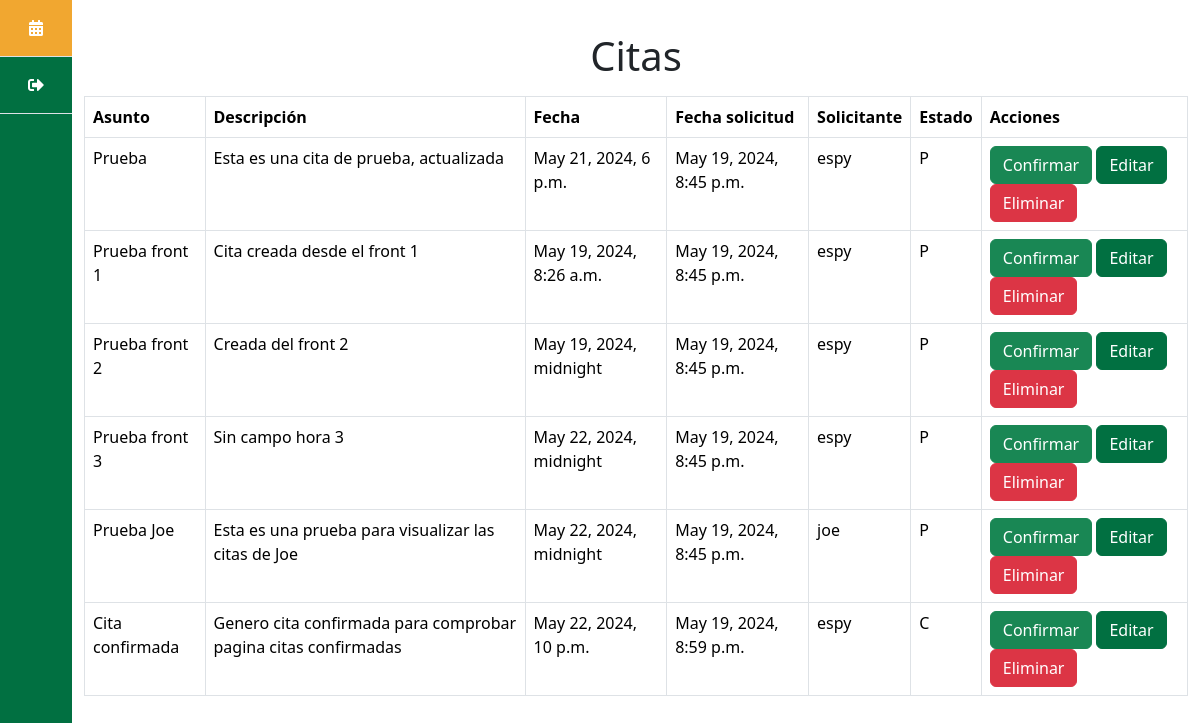
The page /citas/ (signed in) on the database as committed earlier.
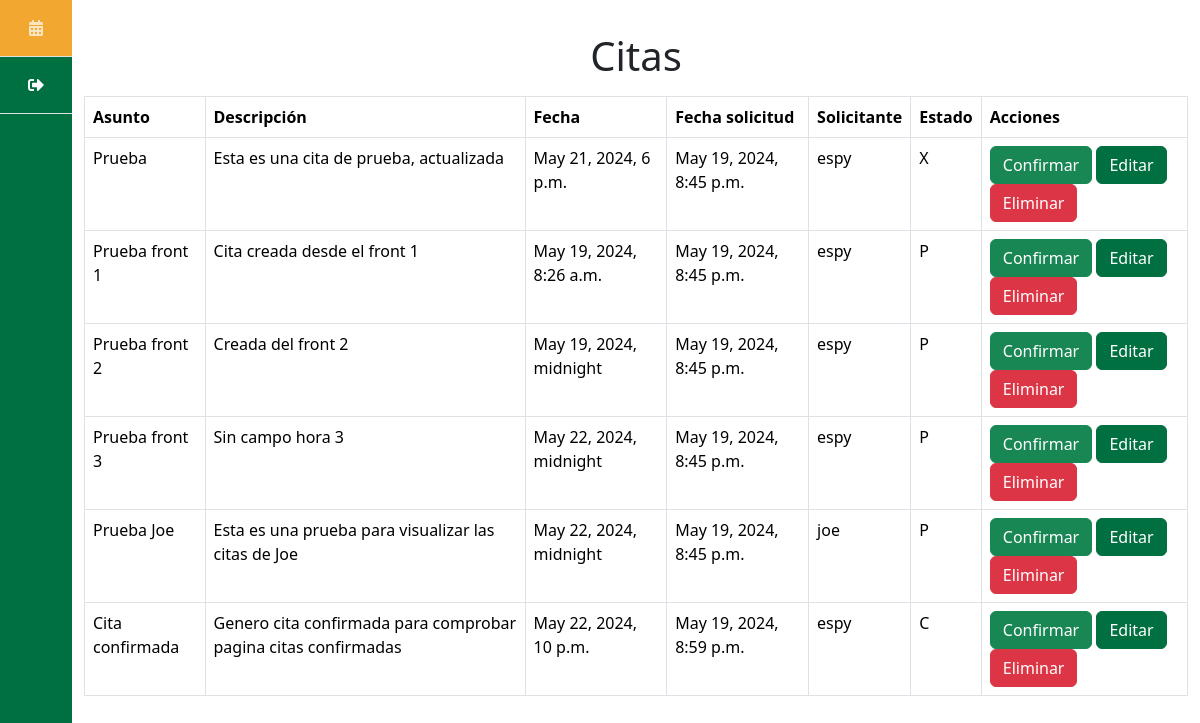
The same page on the database as committed later.
### paginas/models.py (models this page shows, shortened)
class Cita(models.Model):
    PENDIENTE = 'P'
    CONFIRMADA = 'C'
    CANCELADA = 'X'
    ESTADOS_CITA = [
        (PENDIENTE, 'Pendiente'),
        (CONFIRMADA, 'Confirmada'),
        (CANCELADA, 'Cancelada'),
    ]
    titulo = models.CharField(max_length=100)
    motivo = models.TextField(max_length=100)
    fecha = models.DateTimeField()
    user = models.ForeignKey(User, on_delete=models.CASCADE)
    estado = models.CharField(
        max_length=1,
        choices=ESTADOS_CITA,
        default=PENDIENTE,
    )
    solicitada = models.DateTimeField(auto_now_add=True)

### paginas/views.py (the view)
# urls.py: path('citas/', views.citas, name = 'citas'),
def citas(request):
    if request.user.username == 'espy':
        citas = Cita.objects.all()  # VISTA DEL ORIENTADOR
    else:
        citas = Cita.objects.filter(user=request.user)  # VISTA DEL USUARIO
    return render(request, 'citas.html', {
        'citas': citas
    })

### paginas/templates/citas.html
{% extends 'base.html' %} {% block content %}
<h1 class="text-center mt-3 mb-3">Citas</h1>
<table class="table table-bordered">
    <thead>
        <tr>
            <th scope="col">Asunto</th>
            <th scope="col">Descripción</th>
            <th scope="col">Fecha</th>
            <th scope="col">Fecha solicitud</th>
            <th scope="col">Solicitante</th>
            <th scope="col">Estado</th>
            <th scope="col">Acciones</th>
        </tr>
    </thead>
    <tbody>
        {% for cita in citas %}
        <tr>
            <td>{{ cita.titulo }}</td>
            <td>{{ cita.motivo }}</td>
            <td>{{ cita.fecha }}</td>
            <td>{{ cita.solicitada }}</td>
            <td>{{ cita.user }}</td>
            <td>{{ cita.estado }}</td>
            <td>
                {% if user.username == 'espy' %}
                    <a href="/citas/{{ cita.id }}/confirmar" class="btn btn-success"
                        >Confirmar
                    </a>
                {% endif %}
                <a href="/citas/{{ cita.id }}/editar" class="btn btn-primary"
                    >Editar</a
                >
                <a href="/citas/{{ cita.id }}/delete" class="btn btn-danger"
                    >Eliminar</a
                >
            </td>
            {% endfor %}
        </tr>
    </tbody>
</table>
{% endblock %}

Rows that differ between the two databases and show on the page:
changed Cita "Prueba": estado "P" → "X"
